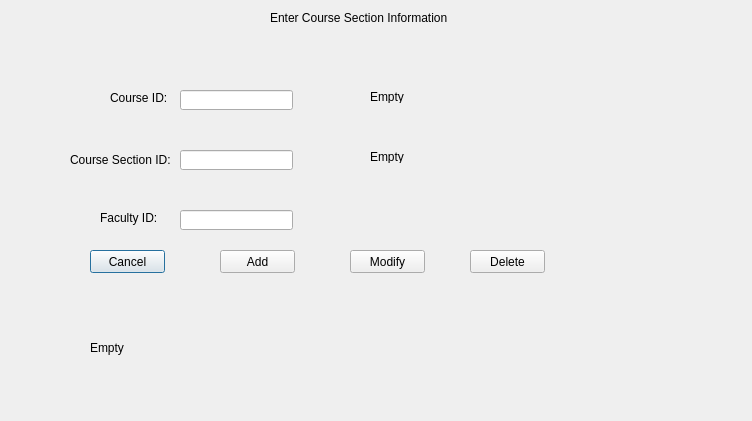
<?xml version="1.0" encoding="UTF-8"?>
<ui version="4.0">
 <class>Dialog</class>
 <widget class="QDialog" name="Dialog">
  <property name="geometry">
   <rect>
    <x>0</x>
    <y>0</y>
    <width>752</width>
    <height>421</height>
   </rect>
  </property>
  <property name="windowTitle">
   <string>Dialog</string>
  </property>
  <widget class="QLabel" name="label">
   <property name="geometry">
    <rect>
     <x>270</x>
     <y>10</y>
     <width>191</width>
     <height>16</height>
    </rect>
   </property>
   <property name="text">
    <string>Enter Course Section Information</string>
   </property>
  </widget>
  <widget class="QLabel" name="label_2">
   <property name="geometry">
    <rect>
     <x>110</x>
     <y>90</y>
     <width>61</width>
     <height>16</height>
    </rect>
   </property>
   <property name="text">
    <string>Course ID:</string>
   </property>
  </widget>
  <widget class="QLabel" name="label_3">
   <property name="geometry">
    <rect>
     <x>70</x>
     <y>150</y>
     <width>101</width>
     <height>20</height>
    </rect>
   </property>
   <property name="text">
    <string>Course Section ID:</string>
   </property>
  </widget>
  <widget class="QLabel" name="label_4">
   <property name="geometry">
    <rect>
     <x>100</x>
     <y>210</y>
     <width>61</width>
     <height>16</height>
    </rect>
   </property>
   <property name="text">
    <string>Faculty ID:</string>
   </property>
  </widget>
  <widget class="QLabel" name="label3">
   <property name="geometry">
    <rect>
     <x>90</x>
     <y>302</y>
     <width>541</width>
     <height>91</height>
    </rect>
   </property>
   <property name="text">
    <string>Empty</string>
   </property>
  </widget>
  <widget class="QPushButton" name="cancel">
   <property name="geometry">
    <rect>
     <x>90</x>
     <y>250</y>
     <width>75</width>
     <height>23</height>
    </rect>
   </property>
   <property name="text">
    <string>Cancel</string>
   </property>
  </widget>
  <widget class="QPushButton" name="addButton">
   <property name="geometry">
    <rect>
     <x>220</x>
     <y>250</y>
     <width>75</width>
     <height>23</height>
    </rect>
   </property>
   <property name="text">
    <string>Add</string>
   </property>
  </widget>
  <widget class="QPushButton" name="modButton">
   <property name="geometry">
    <rect>
     <x>350</x>
     <y>250</y>
     <width>75</width>
     <height>23</height>
    </rect>
   </property>
   <property name="text">
    <string>Modify</string>
   </property>
  </widget>
  <widget class="QPushButton" name="deleteButton">
   <property name="geometry">
    <rect>
     <x>470</x>
     <y>250</y>
     <width>75</width>
     <height>23</height>
    </rect>
   </property>
   <property name="text">
    <string>Delete</string>
   </property>
  </widget>
  <widget class="QLineEdit" name="crsID">
   <property name="geometry">
    <rect>
     <x>180</x>
     <y>90</y>
     <width>113</width>
     <height>20</height>
    </rect>
   </property>
  </widget>
  <widget class="QLineEdit" name="crsSecID">
   <property name="geometry">
    <rect>
     <x>180</x>
     <y>150</y>
     <width>113</width>
     <height>20</height>
    </rect>
   </property>
  </widget>
  <widget class="QLabel" name="label1">
   <property name="geometry">
    <rect>
     <x>370</x>
     <y>90</y>
     <width>47</width>
     <height>13</height>
    </rect>
   </property>
   <property name="text">
    <string>Empty</string>
   </property>
  </widget>
  <widget class="QLabel" name="label2">
   <property name="geometry">
    <rect>
     <x>370</x>
     <y>150</y>
     <width>47</width>
     <height>13</height>
    </rect>
   </property>
   <property name="text">
    <string>Empty</string>
   </property>
  </widget>
  <widget class="QLineEdit" name="facID">
   <property name="geometry">
    <rect>
     <x>180</x>
     <y>210</y>
     <width>113</width>
     <height>20</height>
    </rect>
   </property>
  </widget>
 </widget>
 <resources/>
 <connections/>
</ui>
